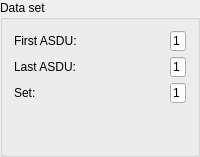
            <widget class="QGroupBox" name="groupBox9">
             <property name="title">
              <string>Data set</string>
             </property>
             <layout class="QGridLayout">
              <item row="1" column="1">
               <widget class="cWmLineEdit" name="LastASDUlineEdit">
                <property name="maximumSize">
                 <size>
                  <width>16</width>
                  <height>20</height>
                 </size>
                </property>
                <property name="text">
                 <string>1</string>
                </property>
               </widget>
              </item>
              <item row="0" column="0">
               <widget class="QLabel" name="FirstASDUTextLabel">
                <property name="text">
                 <string>First ASDU:</string>
                </property>
                <property name="wordWrap">
                 <bool>false</bool>
                </property>
               </widget>
              </item>
              <item row="2" column="0">
               <widget class="QLabel" name="DatasetTextLabel">
                <property name="text">
                 <string>Set:</string>
                </property>
                <property name="wordWrap">
                 <bool>false</bool>
                </property>
               </widget>
              </item>
              <item row="2" column="1">
               <widget class="cWmLineEdit" name="SetlineEdit">
                <property name="maximumSize">
                 <size>
                  <width>16</width>
                  <height>20</height>
                 </size>
                </property>
                <property name="text">
                 <string>1</string>
                </property>
               </widget>
              </item>
              <item row="0" column="1">
               <widget class="cWmLineEdit" name="FirstASDUlineEdit">
                <property name="maximumSize">
                 <size>
                  <width>16</width>
                  <height>20</height>
                 </size>
                </property>
                <property name="text">
                 <string>1</string>
                </property>
               </widget>
              </item>
              <item row="1" column="0">
               <widget class="QLabel" name="LastASDUTextlabel">
                <property name="text">
                 <string>Last ASDU:</string>
                </property>
               </widget>
              </item>
              <item row="3" column="0">
               <spacer name="verticalSpacer_5">
                <property name="orientation">
                 <enum>Qt::Vertical</enum>
                </property>
                <property name="sizeHint" stdset="0">
                 <size>
                  <width>20</width>
                  <height>40</height>
                 </size>
                </property>
               </spacer>
              </item>
             </layout>
            </widget>
